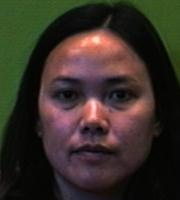
#> input picture Assignment2/faces94/female/lfso/lfso.1.jpg, 180 x 200 px; its folder holds 2 pictures in this run
$ python pca.py
#> lines starting #> are read from the running program, lines starting #| are printed output that depends on the picture
import numpy as np
import matplotlib.pyplot as plt
import os
import cv2 as cv
from scipy import linalg as LA

def read_files(list_image,path_images):
#> called with path_images = 'faces94/female/lfso'
    data=os.listdir(path_images)
    # list_image=[]
    for files in data:
        path1=path_images+'/'+str(files)
        img=cv.imread(path1)
#> img is the input picture: shape (200, 180, 3); mean B, G, R 39.3, 47, 55.4
        gray = cv.cvtColor(img,cv.COLOR_BGR2GRAY)
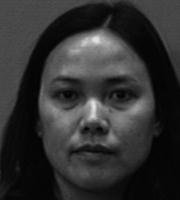
#> gray: shape (200, 180); min 1, max 228, mean 48.7
        gray=cv.resize(gray,(60,60))
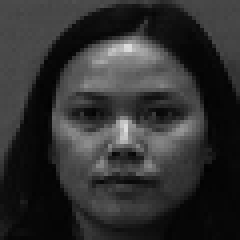
#> gray: shape (60, 60) (shown 4 times larger); min 2, max 220, mean 48.7
        # plt.imshow(gray,cmap='gray');plt.show()
        row,column=gray.shape
#> row = 60; column = 60
        vectorized = gray.reshape(row*column,)
#> vectorized = 3600 values, max 220 at index 1951, min 2 at index 1572, mean 48.67
        list_image.append(vectorized)
#> pass 2 of the loop in read_files, `for files in data:`:
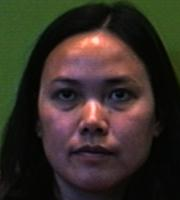
#> input picture Assignment2/faces94/female/lfso/lfso.5.jpg, 180 x 200 px
#> in read_files, img is the input picture: shape (200, 180, 3); mean B, G, R 39, 46.8, 55.1
#> in read_files, `gray = cv.cvtColor(img,cv.COLOR_BGR2GRAY)`:
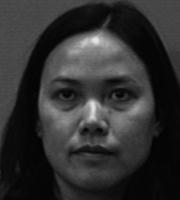
#> gray: shape (200, 180); min 1, max 231, mean 48.4
#> in read_files, `gray=cv.resize(gray,(60,60))`:
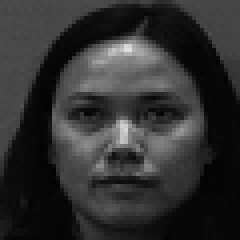
#> gray: shape (60, 60) (shown 4 times larger); min 2, max 224, mean 48.4
#> vectorized = 3600 values, max 224 at index 752, min 2 at index 1571, mean 48.41
    return list_image
if __name__ == "__main__":
    list_image=[]
    list_image=read_files(list_image,'faces94/female/lfso')
#> list_image = 2 items
    # list_image=read_files(list_image,'faces94/male/rlocke')
    list_image=np.asarray(list_image)
    print('Dimension of list of images = ',list_image.shape)
#| Dimension of list of images =  (2, 3600)

    mean=np.zeros(list_image[0].shape)
#> mean = 3600 values from 0 to 0
    mean=mean.astype('float32')
    list_image=list_image.astype('float32')
    for i in range(len(list_image)):
        for j in range(len(list_image[i])):
            mean[j]=mean[j]+list_image[i][j]
#> this loop made 2 passes
#> after the loop, mean = 3600 values, max 442 at index 752, min 4 at index 2571, mean 97.08
    for i in range(len(list_image[0])):
        mean[i]=mean[i]/20
#> after the loop, mean = 3600 values, max 22.1 at index 752, min 0.2 at index 2571, mean 4.85
    # print('mean',mean.shape)

    ##############Average image##########################
    # average_image=mean.reshape(60,60)                  ##
    # plt.imshow(average_image,cmap='gray');plt.show()   ##
    #####################################################

    cov= np.cov(list_image.T)
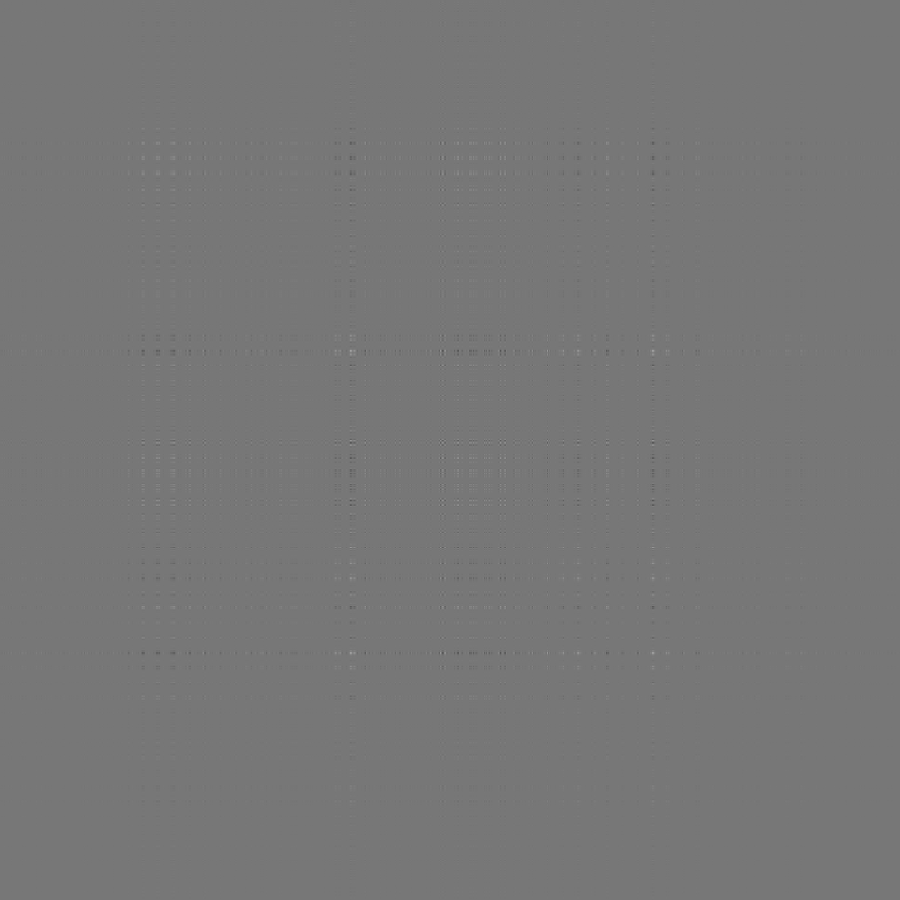
#> cov: shape (3600, 3600) float64 (shown at 1/4 size); min -478.5, max 544.5, mean 0; drawn with min black and max white
    print('shape of covariance matrix',cov.shape)
#| shape of covariance matrix (3600, 3600)
    evalue,evector=LA.eigh(cov)
#> evalue = 3600 values from -4.22e-11 to 36811
    sorted_index=np.argsort(evalue)[::-1]
#> sorted_index = 3600 values, max 3599 at index 0, min 0 at index 3599, mean 1799.5
    evector=evector[:,sorted_index]
    evalue=evalue[sorted_index]
#> evalue = 3600 values, max 36811 at index 0, min -4.22e-11 at index 3599, mean 10.23
    np.save('evec.npy',evector)
    # print(evector)
    # evector=np.load('evec.npy')
    for i in range(len(list_image)):
        for j in range(len(list_image[i])):
            list_image[i][j]=list_image[i][j]-mean[j]
    lower=int(input("enter the lower limit: "))
#> the answer given: 3
    k=int(input("enter the upper limit : "))
#> the answer given: 3
    evector=evector[:, lower:k]
#> evector = empty array
    print(evector.shape)
#| (3600, 0)
    plt.figure(figsize=(15,15))
    if(k-lower>10):
        for i in range(10):
            evect=evector.T
            print(evect.shape)
            plt.subplot(2,5,i+1),plt.imshow(evect[i].reshape(60,60),cmap='gray')
        plt.show()
    Y=np.dot(list_image,evector)
#> Y = empty array
    # print(Y.shape)
    recons=np.dot(Y,evector.T)
    # print(recons.shape)
    for i in range(1):
        face1=recons[i].reshape(60,60)
        plt.imshow(face1,cmap='gray');plt.show()
